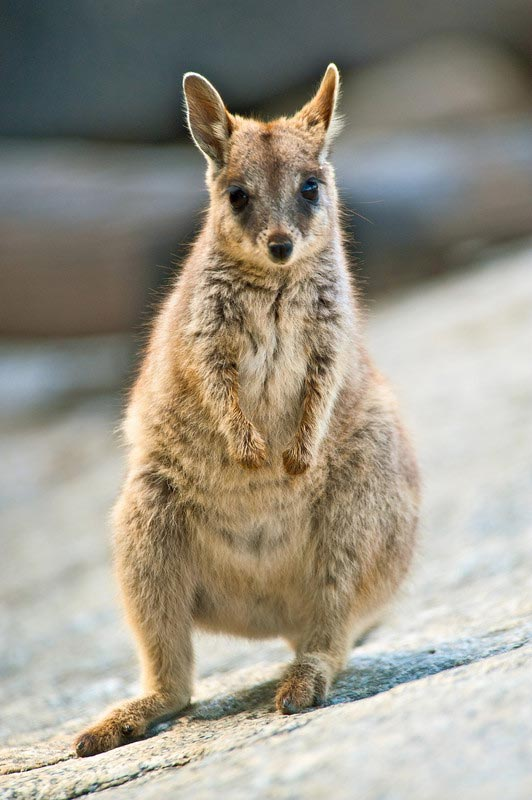
#> input picture Articles/Image Resizing/jdhao/images/wallaby.jpg, 532 x 800 px
$ jupyter execute 'How to Resize, Pad Image to Square Shape and Keep Its Aspect Ratio with Python.ipynb'   (older library calls are emulated)
#> lines starting #> are read from the running program, lines starting #| are printed output that depends on the picture
# How to Resize, Pad Image to Square Shape and Keep Its Aspect Ratio with Python

https://jdhao.github.io/2017/11/06/resize-image-to-square-with-padding/

[cell 1]
from PIL import Image, ImageOps
import random

First we create a blank square image, then we paste the resized image on it to form a new image.

[cell 2]
def generate_random_image(width=128, height=128):
#> called with width = 256, height = 256
    rand_pixels = [random.randint(0, 255) for __ in range(width * height * 3)]
    rand_pixels_as_bytes = bytes(rand_pixels)
    random_image = Image.frombytes('RGB', (width, height), rand_pixels_as_bytes)
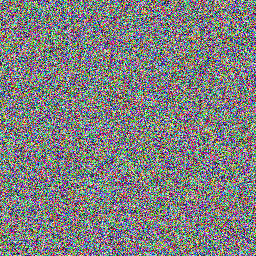
#> random_image: PIL image 256x256 RGB; mean R, G, B 127.1, 127.5, 127.7
    return random_image

[cell 3]
test_image = generate_random_image(256, 256)
test_image.show()

[cell 4]
desired_size = 256
im_pth = "./images/wallaby.jpg"

[cell 5]
im = Image.open(im_pth)
#> im is the input picture: PIL image 532x800 RGB; mean R, G, B 156.2, 150.9, 137.6

[cell 6]
old_size = im.size  # old_size[0] is in (width, height) format
#> old_size = (532, 800)

[cell 7]
print(im.size)
#| (532, 800)

[cell 8]
ratio = float(desired_size)/max(old_size)
#> ratio = 0.32
new_size = tuple([int(x*ratio) for x in old_size])
#> new_size = (170, 256)

[cell 9]
# use thumbnail() or resize() method to resize the input image

# thumbnail is a in-place operation

# im.thumbnail(new_size, Image.ANTIALIAS)

im = im.resize(new_size, Image.ANTIALIAS)
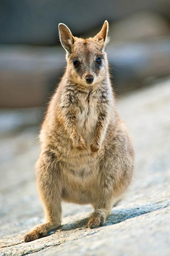
#> im: PIL image 170x256 RGB; mean R, G, B 156.2, 150.9, 137.6

[cell 10]
im.show()

[cell 11]
# create a new image and paste the resized on it

# new_im = Image.new("RGB", (desired_size, desired_size))
new_im = generate_random_image(desired_size, desired_size)
#> call 2 of generate_random_image, with width = 256, height = 256
#> in generate_random_image (call 2), `random_image = Image.frombytes('RGB', (width, height), rand_pixels_as_..`:
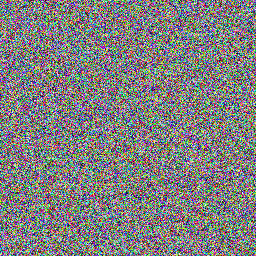
#> random_image: PIL image 256x256 RGB; mean R, G, B 127.8, 127.1, 127.4

[cell 12]
new_im.show()

[cell 13]
new_im.paste(im, ((desired_size-new_size[0])//2, (desired_size-new_size[1])//2))
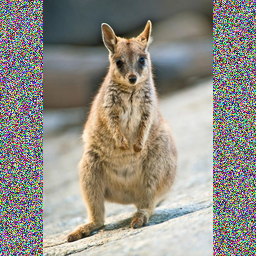
#> new_im: PIL image 256x256 RGB; mean R, G, B 146.6, 142.9, 134.3

[cell 14]
new_im.show()

[cell 15]
old_size = im.size  # old_size[0] is in (width, height) format
#> old_size = (170, 256)

[cell 16]
print(im.size)
#| (170, 256)

[cell 17]
ratio = float(desired_size)/max(old_size)
#> ratio = 1
new_size = tuple([int(x*ratio) for x in old_size])

[cell 18]
# use thumbnail() or resize() method to resize the input image

# thumbnail is a in-place operation

# im.thumbnail(new_size, Image.ANTIALIAS)

im = im.resize(new_size, Image.ANTIALIAS)

[cell 19]
im.show()

[cell 20]
# create a new image and paste the resized on it

# new_im = Image.new("RGB", (desired_size, desired_size))
new_im = generate_random_image(desired_size, desired_size)
#> call 3 of generate_random_image, with width = 256, height = 256
#> in generate_random_image (call 3), `random_image = Image.frombytes('RGB', (width, height), rand_pixels_as_..`:
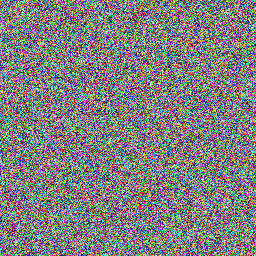
#> random_image: PIL image 256x256 RGB; mean R, G, B 127.7, 127.5, 127.4

[cell 21]
new_im.show()

[cell 22]
new_im.paste(im, ((desired_size-new_size[0])//2, (desired_size-new_size[1])//2))
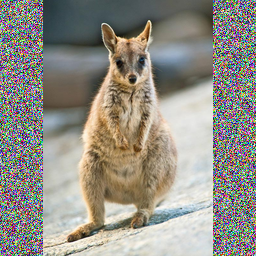
#> new_im: PIL image 256x256 RGB; mean R, G, B 146.7, 143.1, 134.3
